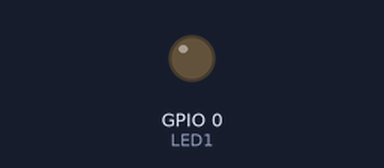
Recording of a sketch running on a simulated ESP8266 (NodeMCU). Shown: output pins drawn as LEDs (lit = HIGH). WiFi joins after 1.5 s; servers stay silent unless stated; the Firebase database answers and starts empty; what the sketch prints to the serial monitor is not drawn.

Above: at 0.1 s.
At 1.7 s:
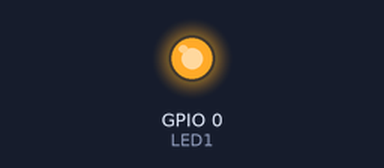
Timing chart, 0 to 3.2 s (numbered marks = the images above):
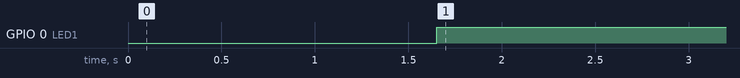

Measured:
- by itself, GPIO 0 (LED1): LOW → HIGH at 1.7 s

The sketch:

esp8266-python-firebae-finger-control.ino
```cpp
#include <ESP8266WiFi.h>
#include <FirebaseArduino.h>
#define FIREBASE_HOST "XXX-yyy-zzz.firebaseio.com"
#define FIREBASE_AUTH ""
#define WIFI_SSID "dinhnt-iot"
#define WIFI_PASSWORD "dinhnt-iot1280"

#define LED1 0
int stateBtn;

int setValB;
void setup() {
  Serial.begin(9600);
  pinMode(LED1, OUTPUT);

  WiFi.begin(WIFI_SSID, WIFI_PASSWORD);
  Serial.print("connecting");
  while (WiFi.status() != WL_CONNECTED) {
    Serial.print(".");
    delay(500);
  }
  Serial.println();
  Serial.print("connected: ");
  Serial.println(WiFi.localIP());
  Firebase.begin(FIREBASE_HOST, FIREBASE_AUTH);
}

void loop() {

  stateBtn = Firebase.getInt("gesture");
  Serial.println(stateBtn);
  if (stateBtn == 0) {
    digitalWrite(LED1, HIGH);
  } else {
    digitalWrite(LED1, LOW );
  }
  delay(100);
}
```
